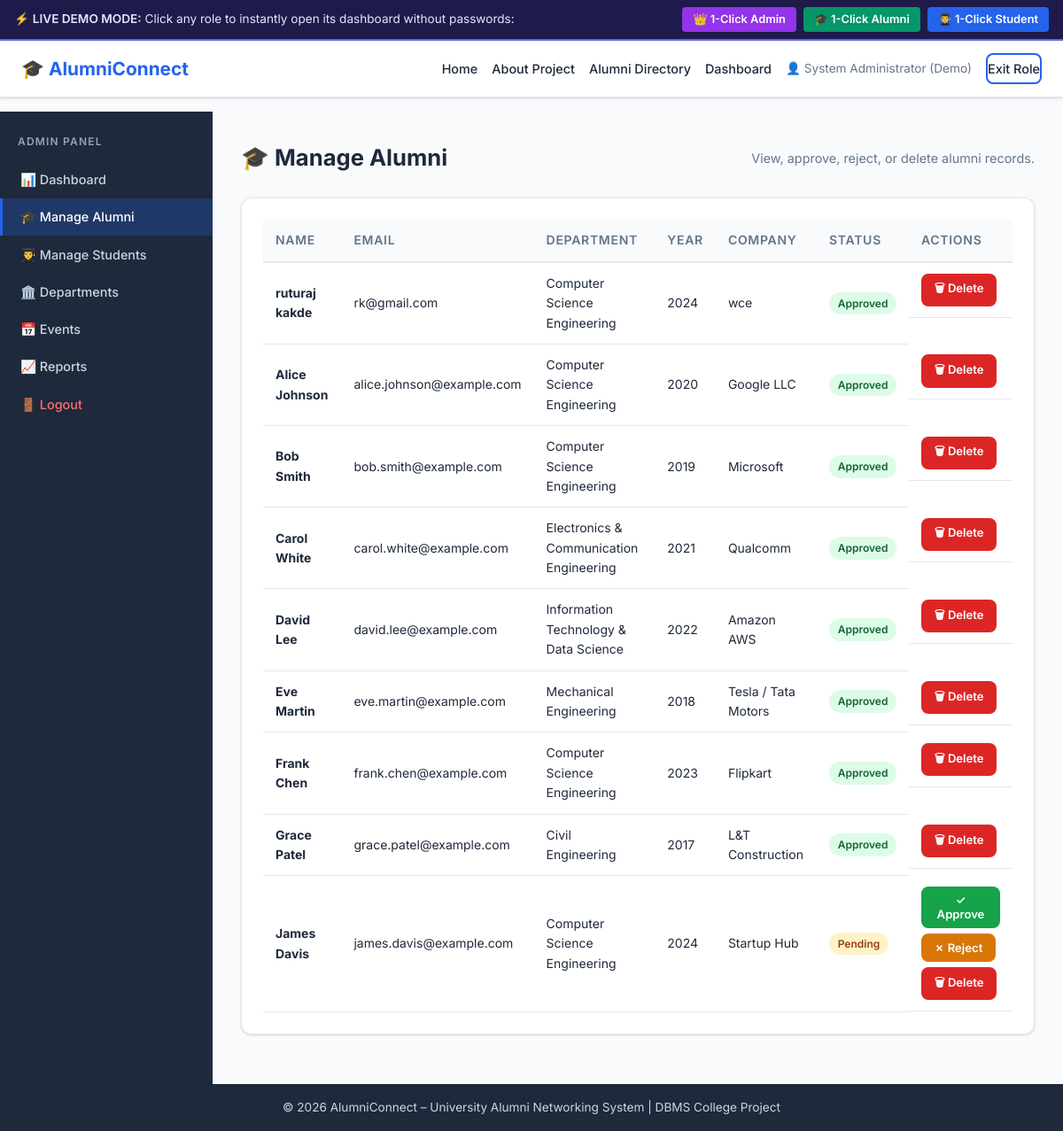
Screenshot of /admin/alumni with the database file from the repository.
### tables this page shows
CREATE TABLE Alumni (
        alumni_id       INTEGER PRIMARY KEY AUTOINCREMENT,
        user_id         INTEGER NOT NULL UNIQUE,
        department_id   INTEGER NOT NULL,
        graduation_year INTEGER NOT NULL,
        current_company TEXT,
        job_title       TEXT,
        skills          TEXT,
        linkedin_url    TEXT,
        bio             TEXT,
        FOREIGN KEY (user_id) REFERENCES Users(user_id) ON DELETE CASCADE,
        FOREIGN KEY (department_id) REFERENCES Department(department_id)
    );

CREATE TABLE Users (
        user_id        INTEGER PRIMARY KEY AUTOINCREMENT,
        full_name      TEXT NOT NULL,
        email          TEXT NOT NULL UNIQUE,
        password_hash  TEXT NOT NULL,
        role           TEXT NOT NULL CHECK(role IN ('admin', 'alumni', 'student')),
        account_status TEXT NOT NULL DEFAULT 'pending' CHECK(account_status IN ('pending', 'approved', 'rejected')),
        created_at     TIMESTAMP DEFAULT CURRENT_TIMESTAMP
    );

CREATE TABLE Department (
        department_id   INTEGER PRIMARY KEY AUTOINCREMENT,
        department_name TEXT NOT NULL UNIQUE
    );

### routes/admin.py (the view)
@admin_bp.route('/alumni')
@admin_required
def manage_alumni():
    alumni = execute_query("""
        SELECT u.user_id, u.full_name, u.email, u.account_status, u.created_at,
               d.department_name, a.graduation_year, a.current_company, a.job_title, a.alumni_id
        FROM Users u
        JOIN Alumni a ON u.user_id = a.user_id
        JOIN Department d ON a.department_id = d.department_id
        ORDER BY u.created_at DESC
    """, fetch=True) or []
    return render_template('admin/manage_alumni.html', alumni=alumni)

### database/db_connection.py (called while the page is built, shortened)
def get_sqlite_connection():
    conn = sqlite3.connect(SQLITE_DB_PATH)
    conn.row_factory = sqlite3.Row
    conn.execute("PRAGMA foreign_keys = ON;")
    return conn

def get_db_connection():
    global USE_SQLITE
    return get_sqlite_connection()

### routes/admin.py (called while the page is built)
def admin_required(f):
    @wraps(f)
    def decorated(*args, **kwargs):
        if 'user_id' not in session or session.get('role') != 'admin':
            session['user_id'] = 1
            session['full_name'] = 'System Administrator (Demo)'
            session['role'] = 'admin'
            session['email'] = 'admin@alumni.example.com'
        return f(*args, **kwargs)
    return decorated

### templates/admin/manage_alumni.html (shortened to what this page needs)
{% extends "base.html" %}
{% block content %}
<div class="dashboard-layout">
    <aside class="sidebar">
        <h3 class="sidebar-title">Admin Panel</h3>
        <ul class="sidebar-menu">
            <li><a href="{{ url_for('admin.dashboard') }}">📊 Dashboard</a></li>
            <li><a href="{{ url_for('admin.manage_alumni') }}" class="active">🎓 Manage Alumni</a></li>
            <li><a href="{{ url_for('admin.manage_students') }}">👨‍🎓 Manage Students</a></li>
            <li><a href="{{ url_for('admin.manage_departments') }}">🏛️ Departments</a></li>
            <li><a href="{{ url_for('admin.manage_events') }}">📅 Events</a></li>
            <li><a href="{{ url_for('admin.reports') }}">📈 Reports</a></li>
            <li><a href="{{ url_for('auth.logout') }}" class="logout-link">🚪 Logout</a></li>
        </ul>
    </aside>
    <div class="dashboard-main">
        <div class="dashboard-header">
            <h1>🎓 Manage Alumni</h1>
            <p class="text-muted">View, approve, reject, or delete alumni records.</p>
        </div>
        {% if alumni %}
        <div class="section-card">
            <table class="data-table">
                <thead>
                    <tr>
                        <th>Name</th><th>Email</th><th>Department</th><th>Year</th>
                        <th>Company</th><th>Status</th><th>Actions</th>
                    </tr>
                </thead>
                <tbody>
                    {% for a in alumni %}
                    <tr>
                        <td><strong>{{ a.full_name }}</strong></td>
                        <td>{{ a.email }}</td>
                        <td>{{ a.department_name }}</td>
                        <td>{{ a.graduation_year }}</td>
                        <td>{{ a.current_company or '—' }}</td>
                        <td>
                            <span class="badge badge-{{ 'success' if a.account_status=='approved' else ('warning' if a.account_status=='pending' else 'danger') }}">
                                {{ a.account_status | capitalize }}
                            </span>
                        </td>
                        <td class="action-btns">
                            {% if a.account_status == 'pending' %}
                            <form method="POST" action="{{ url_for('admin.approve_alumni', user_id=a.user_id) }}" style="display:inline;">
                                <button type="submit" class="btn btn-sm btn-success">✓ Approve</button>
                            </form>
                            <form method="POST" action="{{ url_for('admin.reject_alumni', user_id=a.user_id) }}" style="display:inline;">
                                <button type="submit" class="btn btn-sm btn-warning">✗ Reject</button>
                            </form>
                            {% elif a.account_status == 'rejected' %}
                            <form method="POST" action="{{ url_for('admin.approve_alumni', user_id=a.user_id) }}" style="display:inline;">
                                <button type="submit" class="btn btn-sm btn-success">Re-Approve</button>
                            </form>
                            {% endif %}
                            <form method="POST" action="{{ url_for('admin.delete_alumni', user_id=a.user_id) }}" style="display:inline;"
                                  onsubmit="return confirm('Delete {{ a.full_name }}? This cannot be undone.');">
                                <button type="submit" class="btn btn-sm btn-danger">🗑 Delete</button>
                            </form>
                        </td>
                    </tr>
                    {% endfor %}
                </tbody>
            </table>
        </div>
        {% else %}
        <div class="empty-state">
            <div class="empty-icon">🎓</div>
            <h3>No alumni records found.</h3>
        </div>
        {% endif %}
    </div>
</div>
{% endblock %}

### templates/base.html (shortened to what this page needs)
<!DOCTYPE html>
<html lang="en">
<head>
    <link rel="stylesheet" href="{{ url_for('static', filename='css/style.css') }}">
</head>
<body>
<div class="demo-bar">
    <div>⚡ <span>LIVE DEMO MODE:</span> Click any role to instantly open its dashboard without passwords:</div>
    <div class="demo-links">
        <a href="{{ url_for('auth.demo_login', role='admin') }}" class="demo-btn admin">👑 1-Click Admin</a>
        <a href="{{ url_for('auth.demo_login', role='alumni') }}" class="demo-btn alumni">🎓 1-Click Alumni</a>
        <a href="{{ url_for('auth.demo_login', role='student') }}" class="demo-btn student">👨‍🎓 1-Click Student</a>
    </div>
</div>
<nav class="navbar">
    <div class="navbar-brand">
        <a href="{{ url_for('index') }}">🎓 AlumniConnect</a>
    </div>
    <div class="navbar-links">
        <a href="{{ url_for('index') }}">Home</a>
        <a href="{{ url_for('about') }}">About Project</a>
        <a href="{{ url_for('directory') }}">Alumni Directory</a>
        {% if session.get('user_id') %}
            {% if session.get('role') == 'admin' %}
                <a href="{{ url_for('admin.dashboard') }}">Dashboard</a>
            {% elif session.get('role') == 'alumni' %}
                <a href="{{ url_for('alumni.dashboard') }}">Dashboard</a>
            {% elif session.get('role') == 'student' %}
                <a href="{{ url_for('student.dashboard') }}">Dashboard</a>
            {% endif %}
            <span class="nav-user">👤 {{ session.get('full_name', 'Guest') }}</span>
            <a href="{{ url_for('auth.logout') }}" class="btn btn-sm btn-outline">Exit Role</a>
        {% else %}
            <a href="{{ url_for('auth.login') }}" class="btn btn-sm">Login</a>
            <a href="{{ url_for('auth.register') }}" class="btn btn-sm btn-outline">Register</a>
        {% endif %}
    </div>
</nav>
<div class="flash-container">
</div>
<main class="main-content">
    {% block content %}{% endblock %}
</main>
<footer class="footer">
    <p>&copy; 2026 AlumniConnect – University Alumni Networking System | DBMS College Project</p>
</footer>
</body>
</html>

### static/css/style.css (style rules this page uses)
:root { --primary: #2563eb; --primary-dk: #1d4ed8; --secondary: #7c3aed; --success: #16a34a; --warning: #d97706; --danger: #dc2626; --info: #0891b2; --teal: #0f766e; --bg: #f8fafc; --surface: #ffffff; --border: #e2e8f0; --text: #1e293b; --text-muted: #64748b; --sidebar-bg: #1e293b; --sidebar-text: #cbd5e1; --radius: 8px; --radius-lg: 12px; --shadow: 0 1px 3px rgba(0,0,0,.1), 0 1px 2px rgba(0,0,0,.06); --shadow-md: 0 4px 6px rgba(0,0,0,.07), 0 2px 4px rgba(0,0,0,.06); --shadow-lg: 0 10px 15px rgba(0,0,0,.1), 0 4px 6px rgba(0,0,0,.05); }
*, *::before, *::after { box-sizing: border-box; margin: 0; padding: 0; }
html { font-size: 16px; scroll-behavior: smooth; }
body { font-family: 'Inter', system-ui, -apple-system, sans-serif; background: var(--bg); color: var(--text); line-height: 1.6; min-height: 100vh; display: flex; flex-direction: column; }
a { color: var(--primary); text-decoration: none; }
textarea, input, select, button { font-family: inherit; }
.text-muted { color: var(--text-muted); font-size: 0.9rem; }
.btn { display: inline-flex; align-items: center; gap: 0.4rem; padding: 0.55rem 1.2rem; background: var(--primary); color: #fff; border: 2px solid var(--primary); border-radius: var(--radius); font-weight: 600; font-size: 0.9rem; cursor: pointer; transition: background .2s, color .2s, transform .1s; }
.btn-sm { padding: 0.35rem 0.8rem; font-size: 0.82rem; }
.btn-outline { background: transparent; color: var(--primary); }
.btn-success { background: var(--success); border-color: var(--success); }
.btn-danger { background: var(--danger); border-color: var(--danger); }
.btn-warning { background: var(--warning); border-color: var(--warning); }
.navbar { background: var(--surface); border-bottom: 1px solid var(--border); padding: 0 1.5rem; display: flex; align-items: center; justify-content: space-between; height: 64px; box-shadow: var(--shadow); position: sticky; top: 0; z-index: 100; }
.navbar-brand a { font-size: 1.3rem; font-weight: 700; color: var(--primary); display: flex; align-items: center; gap: 0.5rem; }
.navbar-links { display: flex; align-items: center; gap: 1rem; }
.navbar-links a { color: var(--text); font-weight: 500; font-size: 0.9rem; padding: 0.25rem 0; }
.nav-user { font-size: 0.85rem; color: var(--text-muted); }
.flash-container { padding: 0.5rem 1.5rem; }
.main-content { flex: 1; }
.footer { background: var(--sidebar-bg); color: var(--sidebar-text); text-align: center; padding: 1rem; font-size: 0.85rem; }
.dashboard-layout { display: flex; min-height: calc(100vh - 65px); }
.sidebar { width: 240px; min-height: 100%; flex-shrink: 0; background: var(--sidebar-bg); padding: 1.5rem 0; }
.sidebar-title { color: #94a3b8; font-size: 0.75rem; text-transform: uppercase; letter-spacing: 0.1em; font-weight: 600; padding: 0 1.25rem; margin-bottom: 0.75rem; }
.sidebar-menu { list-style: none; }
.sidebar-menu li a { display: block; padding: 0.6rem 1.25rem; color: var(--sidebar-text); font-weight: 500; font-size: 0.9rem; border-left: 3px solid transparent; transition: background .15s, border-color .15s; }
.sidebar-menu li a.active { background: rgba(37,99,235,.25); border-color: var(--primary); color: #fff; }
.sidebar-menu li a.logout-link { color: #f87171; }
.dashboard-main { flex: 1; padding: 2rem; overflow-y: auto; }
.dashboard-header { display: flex; align-items: center; justify-content: space-between; margin-bottom: 1.5rem; gap: 1rem; flex-wrap: wrap; }
.dashboard-header h1 { font-size: 1.6rem; font-weight: 700; }
.section-card { background: var(--surface); border-radius: var(--radius-lg); padding: 1.5rem; box-shadow: var(--shadow); margin-bottom: 1.5rem; border: 1px solid var(--border); }
.data-table { width: 100%; border-collapse: collapse; font-size: 0.875rem; }
.data-table th { background: var(--bg); color: var(--text-muted); font-weight: 600; text-transform: uppercase; letter-spacing: 0.05em; padding: 0.75rem 0.875rem; text-align: left; border-bottom: 2px solid var(--border); }
.data-table td { padding: 0.75rem 0.875rem; border-bottom: 1px solid var(--border); vertical-align: middle; }
.action-btns { display: flex; gap: 0.4rem; flex-wrap: wrap; }
.badge { display: inline-block; padding: 0.2rem 0.6rem; border-radius: 9999px; font-size: 0.75rem; font-weight: 600; }
.badge-success { background: #dcfce7; color: #166534; }
.badge-warning { background: #fef3c7; color: #92400e; }

### rows the page displays
Alumni: full_name "ruturaj kakde", email "rk@gmail.com", department_name "Computer Science Engineering", graduation_year "2024", current_company "wce", account_status "Approved"
Alumni: full_name "Alice Johnson", email "alice.johnson@example.com", department_name "Computer Science Engineering", graduation_year "2020", current_company "Google LLC", account_status "Approved"
Alumni: full_name "Bob Smith", email "bob.smith@example.com", department_name "Computer Science Engineering", graduation_year "2019", current_company "Microsoft", account_status "Approved"
Alumni: full_name "Carol White", email "carol.white@example.com", department_name "Electronics & Communication Engineering", graduation_year "2021", current_company "Qualcomm", account_status "Approved"
Alumni: full_name "David Lee", email "david.lee@example.com", department_name "Information Technology & Data Science", graduation_year "2022", current_company "Amazon AWS", account_status "Approved"
Alumni: full_name "Eve Martin", email "eve.martin@example.com", department_name "Mechanical Engineering", graduation_year "2018", current_company "Tesla / Tata Motors", account_status "Approved"
Alumni: full_name "Frank Chen", email "frank.chen@example.com", department_name "Computer Science Engineering", graduation_year "2023", current_company "Flipkart", account_status "Approved"
Alumni: full_name "Grace Patel", email "grace.patel@example.com", department_name "Civil Engineering", graduation_year "2017", current_company "L&T Construction", account_status "Approved"
Alumni: full_name "James Davis", email "james.davis@example.com", department_name "Computer Science Engineering", graduation_year "2024", current_company "Startup Hub", account_status "Pending"

### other values shown
{{ session.get('full_name', 'Guest') }} "System Administrator (Demo)"
